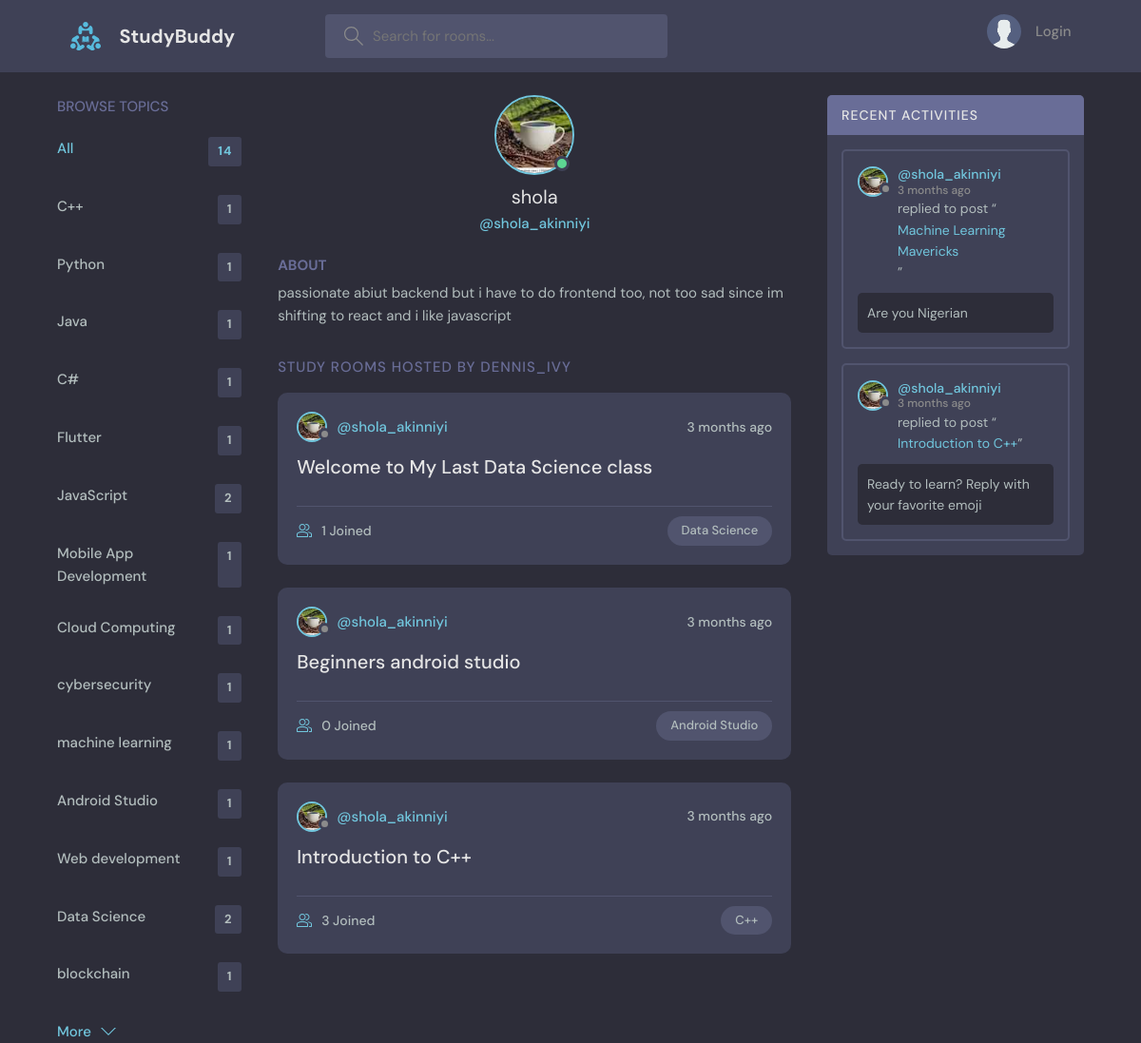
Page /profile/1/ on the committed database.
### base/models.py (models this page shows, shortened)
class Topic(models.Model):
    name = models.CharField(max_length=200)

class User(AbstractUser):
    name = models.CharField(max_length=200, null=True)
    email = models.EmailField(unique=True, null=True)
    bio = models.TextField(null=True)
    avatar = models.ImageField(null=True, default="avatar.svg") # profile image - pillow is needed for it to work
    USERNAME_FIELD = 'email'
    REQUIRED_FIELDS =[]

class Room(models.Model):
    host = models.ForeignKey(User, on_delete=models.SET_NULL, null=True)
    topic = models.ForeignKey(Topic, on_delete=models.SET_NULL, null=True)
    name = models.CharField(max_length=200)
    description = models.TextField(null=True, blank=True)
    participants = models.ManyToManyField(User, related_name='participants', blank=True)
    updated = models.DateTimeField(auto_now=True) # takes a time show of everytime we add or save to the table/ database
    created = models.DateTimeField(auto_now_add=True) # takes a time shot of the first time it was created
    class Meta:
        ordering = ['-updated', '-created']
    def __str__(self):
        return str(self.name)

class Message(models.Model):
    user = models.ForeignKey(User, on_delete= models.CASCADE)
    room = models.ForeignKey(Room, on_delete=models.CASCADE)
    body = models.TextField()
    updated = models.DateTimeField(auto_now=True) # takes a time show of everytime we add or save to the table/ database
    created = models.DateTimeField(auto_now_add=True) # takes a time shot of the first time it was created
    class Meta:
        ordering = ['-updated', '-created']

### base/views.py (the view)
# urls.py: path('profile/<str:pk>/', views.userProfile, name="user-profile"),
def userProfile(request, pk):
    user = User.objects.get(id = pk)
    rooms = user.room_set.all()
    room_messages = user.message_set.all()
    topics = Topic.objects.all()
    context = { 'user' : user, 'rooms': rooms, 'room_messages' : room_messages, 'topics' : topics }
    return render(request, "base/profile.html", context)

### base/templates/base/profile.html (shortened to what this page needs)
{% extends 'main.html' %}
{% block content %}
<main class="profile-page layout layout--3">
  <div class="container">
    {% include 'base/topics_component.html' %}
    <div class="roomList">
      <div class="profile">
        <div class="profile__avatar">
          <div class="avatar avatar--large active">
            <img src="{{user.avatar.url}}" />
          </div>
        </div>
        <div class="profile__info">
          <h3>{{ user.name }}</h3>
          <p>@{{ user.username }}</p>
        </div>
        <div class="profile__about">
          <h3>About</h3>
          <p>
            {{ user.bio }}
          </p>
        </div>
      </div>
      <div class="roomList__header">
        <div>
          <h2>Study Rooms Hosted by dennis_ivy</a>
          </h2>
        </div>
      </div>
      {% include 'base/feed_component.html' %}
    </div>
    {% include 'base/activity_component.html' %}
  </div>
</main>
{% endblock content %}

### base/templates/base/topics_component.html
<div class="topics">
    <div class="topics__header">
      <h2>Browse Topics</h2>
    </div>
    <ul class="topics__list">
      <li>
        <a href="{% url 'home' %}" class="active">All <span>{{topics.count}}</span></a>
      </li>
      {% for topic in topics %}
      <li>
        <a href="{% url 'home' %}?q={{topic.name}}">{{topic.name}} <span>{{ topic.room_set.all.count}}</span></a>
      </li>
      {% endfor %}
    </ul>
    <a class="btn btn--link" href="{% url 'topics' %}">
      More
      <svg version="1.1" xmlns="http://www.w3.org/2000/svg" width="32" height="32" viewBox="0 0 32 32">
        <title>chevron-down</title>
        <path d="M16 21l-13-13h-3l16 16 16-16h-3l-13 13z"></path>
      </svg>
    </a>
  </div>

### base/templates/base/feed_component.html (shortened to what this page needs)
  {% for room in rooms %}
  <div class="roomListRoom">
    <div class="roomListRoom__header">
      <a href="{% url 'user-profile' room.host.id %}" class="roomListRoom__author">
        <div class="avatar avatar--small">
          <img src="{{ room.host.avatar.url }}" />
        </div>
        <span>@{{room.host.username}}</span>
      </a>
      <div class="roomListRoom__actions">
        <span>{{ room.created | timesince}} ago</span>
      </div>
    </div>
    <div class="roomListRoom__content">
      <a href="{% url 'room' room.id %}">{{room.name}}</a>
    </div>
    <div class="roomListRoom__meta">
      <a href="{% url 'room' room.id %}" class="roomListRoom__joined">
        {{room.participants.all.count}} Joined
      </a>
      <p class="roomListRoom__topic">{{room.topic.name}}</p>
    </div>
  </div>
{%endfor%}

### base/templates/base/activity_component.html (shortened to what this page needs)
    <div class="activities">
      <div class="activities__header">
        <h2>Recent Activities</h2>
      </div>
      {% for message in room_messages %}
      <div class="activities__box">
        <div class="activities__boxHeader roomListRoom__header">
          <a href="{% url 'user-profile' message.user.id %}" class="roomListRoom__author">
            <div class="avatar avatar--small">
              <img src="{{ message.user.avatar.url }}" />
            </div>
            <p>
              @{{ message.user.username }}
              <span>{{ message.created | timesince}}  ago</span>
            </p>
          </a>
        </div>
        <div class="activities__boxContent">
          <p>replied to post “<a href="{% url 'room' message.room.id %}"> {{ message.room }}</a>”</p>
          <div class="activities__boxRoomContent">
            {{message.body}}
          </div>
        </div>
      </div>
      {% endfor %}
    </div>

### rows in the picture
Topic: name "C++", room_set.all.count "1"
Topic: name "Python", room_set.all.count "1"
Topic: name "Java", room_set.all.count "1"
Topic: name "C#", room_set.all.count "1"
Topic: name "Flutter", room_set.all.count "1"
Topic: name "JavaScript", room_set.all.count "2"
Topic: name "Mobile App Development", room_set.all.count "1"
Topic: name "Cloud Computing", room_set.all.count "1"
Topic: name "cybersecurity", room_set.all.count "1"
Topic: name "machine learning", room_set.all.count "1"
Topic: name "Android Studio", room_set.all.count "1"
Topic: name "Web development", room_set.all.count "1"
Topic: name "Data Science", room_set.all.count "2"
Topic: name "blockchain", room_set.all.count "1"
User: avatar (picture), name "shola", username "shola_akinniyi", bio "passionate abiut backend but i have to do frontend too, not too sad since im shifting to react and i like javascript"
Room: host.avatar (picture), host.username "shola_akinniyi", created "3 months", name "Welcome to My Last Data Science class", participants.all.count "1", topic.name "Data Science"
Room: host.avatar (picture), host.username "shola_akinniyi", created "3 months", name "Beginners android studio", participants.all.count "0", topic.name "Android Studio"
Room: host.avatar (picture), host.username "shola_akinniyi", created "3 months", name "Introduction to C++", participants.all.count "3", topic.name "C++"
Message: user.avatar (picture), user.username "shola_akinniyi", created "3 months", room "Machine Learning Mavericks", body "Are you Nigerian"
Message: user.avatar (picture), user.username "shola_akinniyi", created "3 months", room "Introduction to C++", body "Ready to learn? Reply with your favorite emoji"

### other values in the picture
{{ topics.count }} "14"
